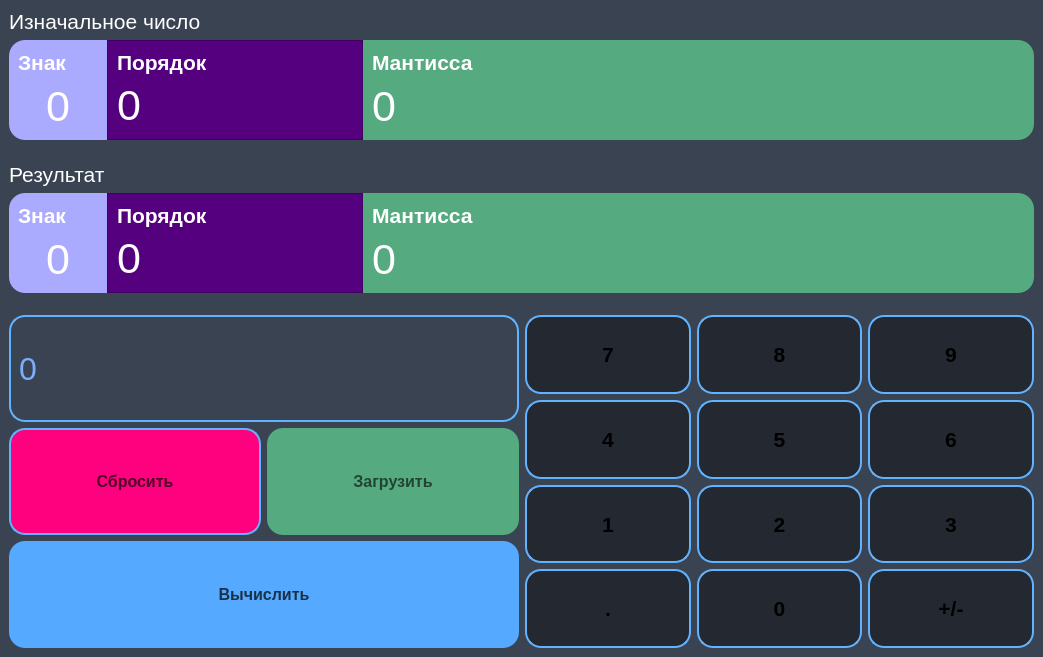
<?xml version="1.0" encoding="UTF-8"?>
<ui version="4.0">
 <class>IEEE</class>
 <widget class="QMainWindow" name="IEEE">
  <property name="geometry">
   <rect>
    <x>0</x>
    <y>0</y>
    <width>1043</width>
    <height>657</height>
   </rect>
  </property>
  <property name="windowTitle">
   <string>IEEE-754</string>
  </property>
  <property name="styleSheet">
   <string notr="true">#content {
	background-color: rgb(58, 67, 81);
	color: rgb(231, 231, 231);
}

#btn_load {
	background-color: rgb(85, 170, 127);
	color: rgb(34, 68, 50);
	border: none;
}

#btn_load:hover {
	background-color: rgb(104, 209, 155);
}

#btn_load:pressed {
	background-color: rgb(42, 85, 63);
	color: rgb(85, 170, 127);
}

#btn_run {
	background-color: rgb(85, 170, 255);
	color: rgb(24, 49, 74);
	border: none;
}

#btn_run:hover {
	background-color: rgb(142, 201, 255);
}

#btn_run:pressed {
	background-color: rgb(24, 49, 74);
	color: rgb(85, 170, 255);
}

#btn_reset {
	background-color: rgb(255, 0, 127);
	color: rgb(81, 0, 40);
	border: 2none;
}

#btn_reset:hover {
	background-color: rgb(255, 89, 169);
}

#btn_reset:pressed {
	background-color: rgb(94, 0, 47);
	color: rgb(255, 0, 127);
}

QPushButton {
	background-color: rgb(35, 40, 49);
	border-radius: 16px;
	border: 2px solid rgb(97, 179, 255);
}

QPushButton[numpad=true] {
	background-color: rgb(35, 40, 49);
	color: rgb(97, 179, 255);
}

QPushButton:hover {
	background-color: rgb(58, 67, 81);
}

QPushButton:pressed {
	background-color: rgb(97, 179, 255);
	color: rgb(35, 40, 49);
}

#label_input {
	border: 2px solid rgb(97, 179, 255);
	border-radius: 16px;
	color: rgb(124, 174, 255);
}

#part_symbol {
	background-color: rgb(170, 170, 255);
    border-top-left-radius: 16px;
	border-bottom-left-radius: 16px;
}

#label_output_symbol {
	color: rgb(255, 255, 255);
}

#label_output_order {
	color: rgb(255, 255, 255);
}

#part_order {
	background-color: rgb(85, 0, 127);
}

#label_output_exp {
	color: rgb(255, 255, 255);
}

#part_exp {
	background-color: rgb(85, 170, 127);
    border-top-right-radius: 16px;
	border-bottom-right-radius: 16px;
}

#part_symbol_res {
	background-color: rgb(170, 170, 255);
    border-top-left-radius: 16px;
	border-bottom-left-radius: 16px;
}

#label_output_symbol_res {
	color: rgb(255, 255, 255);
}

#label_output_order_res {
	color: rgb(255, 255, 255);
}

#part_order_res {
	background-color: rgb(85, 0, 127);
}

#label_output_exp_res {
	color: rgb(255, 255, 255);
}

#part_exp_res {
	background-color: rgb(85, 170, 127);
    border-top-right-radius: 16px;
	border-bottom-right-radius: 16px;
}</string>
  </property>
  <widget class="QWidget" name="content">
   <layout class="QVBoxLayout" name="verticalLayout_12">
    <item>
     <widget class="QLabel" name="label">
      <property name="font">
       <font>
        <weight>50</weight>
        <bold>false</bold>
       </font>
      </property>
      <property name="text">
       <string>&lt;html&gt;&lt;head/&gt;&lt;body&gt;&lt;p&gt;&lt;span style=&quot; font-size:16pt; color:#ffffff;&quot;&gt;Изначальное число&lt;/span&gt;&lt;/p&gt;&lt;/body&gt;&lt;/html&gt;</string>
      </property>
     </widget>
    </item>
    <item>
     <layout class="QHBoxLayout" name="putput">
      <property name="spacing">
       <number>0</number>
      </property>
      <item>
       <widget class="QFrame" name="part_symbol">
        <property name="maximumSize">
         <size>
          <width>98</width>
          <height>16777215</height>
         </size>
        </property>
        <property name="frameShape">
         <enum>QFrame::StyledPanel</enum>
        </property>
        <property name="frameShadow">
         <enum>QFrame::Raised</enum>
        </property>
        <layout class="QVBoxLayout" name="verticalLayout_2">
         <item>
          <widget class="QLabel" name="label_3">
           <property name="font">
            <font>
             <weight>75</weight>
             <bold>true</bold>
            </font>
           </property>
           <property name="text">
            <string>&lt;html&gt;&lt;head/&gt;&lt;body&gt;&lt;p&gt;&lt;span style=&quot; font-size:16pt; color:#ffffff;&quot;&gt;Знак&lt;/span&gt;&lt;/p&gt;&lt;/body&gt;&lt;/html&gt;</string>
           </property>
          </widget>
         </item>
         <item>
          <widget class="QLabel" name="label_output_symbol">
           <property name="font">
            <font>
             <pointsize>32</pointsize>
            </font>
           </property>
           <property name="text">
            <string>0</string>
           </property>
           <property name="alignment">
            <set>Qt::AlignCenter</set>
           </property>
          </widget>
         </item>
        </layout>
       </widget>
      </item>
      <item>
       <widget class="QFrame" name="part_order">
        <property name="maximumSize">
         <size>
          <width>256</width>
          <height>16777215</height>
         </size>
        </property>
        <property name="frameShape">
         <enum>QFrame::StyledPanel</enum>
        </property>
        <property name="frameShadow">
         <enum>QFrame::Raised</enum>
        </property>
        <layout class="QVBoxLayout" name="verticalLayout_4">
         <item>
          <widget class="QLabel" name="label_5">
           <property name="font">
            <font>
             <weight>75</weight>
             <bold>true</bold>
            </font>
           </property>
           <property name="text">
            <string>&lt;html&gt;&lt;head/&gt;&lt;body&gt;&lt;p&gt;&lt;span style=&quot; font-size:16pt; color:#ffffff;&quot;&gt;Порядок&lt;/span&gt;&lt;/p&gt;&lt;/body&gt;&lt;/html&gt;</string>
           </property>
          </widget>
         </item>
         <item>
          <widget class="QLabel" name="label_output_order">
           <property name="font">
            <font>
             <pointsize>32</pointsize>
            </font>
           </property>
           <property name="text">
            <string>0</string>
           </property>
           <property name="alignment">
            <set>Qt::AlignLeading|Qt::AlignLeft|Qt::AlignVCenter</set>
           </property>
          </widget>
         </item>
        </layout>
       </widget>
      </item>
      <item>
       <widget class="QFrame" name="part_exp">
        <property name="frameShape">
         <enum>QFrame::StyledPanel</enum>
        </property>
        <property name="frameShadow">
         <enum>QFrame::Raised</enum>
        </property>
        <layout class="QVBoxLayout" name="verticalLayout_5">
         <item>
          <widget class="QLabel" name="label_6">
           <property name="font">
            <font>
             <weight>75</weight>
             <bold>true</bold>
            </font>
           </property>
           <property name="text">
            <string>&lt;html&gt;&lt;head/&gt;&lt;body&gt;&lt;p&gt;&lt;span style=&quot; font-size:16pt; color:#ffffff;&quot;&gt;Мантисса&lt;/span&gt;&lt;/p&gt;&lt;/body&gt;&lt;/html&gt;</string>
           </property>
          </widget>
         </item>
         <item>
          <widget class="QLabel" name="label_output_exp">
           <property name="font">
            <font>
             <pointsize>32</pointsize>
            </font>
           </property>
           <property name="text">
            <string>0</string>
           </property>
           <property name="alignment">
            <set>Qt::AlignLeading|Qt::AlignLeft|Qt::AlignVCenter</set>
           </property>
          </widget>
         </item>
        </layout>
       </widget>
      </item>
     </layout>
    </item>
    <item>
     <spacer name="verticalSpacer">
      <property name="orientation">
       <enum>Qt::Vertical</enum>
      </property>
      <property name="sizeType">
       <enum>QSizePolicy::Fixed</enum>
      </property>
      <property name="sizeHint" stdset="0">
       <size>
        <width>20</width>
        <height>16</height>
       </size>
      </property>
     </spacer>
    </item>
    <item>
     <widget class="QLabel" name="label_13">
      <property name="font">
       <font>
        <weight>50</weight>
        <bold>false</bold>
       </font>
      </property>
      <property name="text">
       <string>&lt;html&gt;&lt;head/&gt;&lt;body&gt;&lt;p&gt;&lt;span style=&quot; font-size:16pt; color:#ffffff;&quot;&gt;Результат&lt;/span&gt;&lt;/p&gt;&lt;/body&gt;&lt;/html&gt;</string>
      </property>
     </widget>
    </item>
    <item>
     <layout class="QHBoxLayout" name="putput_3">
      <property name="spacing">
       <number>0</number>
      </property>
      <item>
       <widget class="QFrame" name="part_symbol_res">
        <property name="maximumSize">
         <size>
          <width>98</width>
          <height>16777215</height>
         </size>
        </property>
        <property name="frameShape">
         <enum>QFrame::StyledPanel</enum>
        </property>
        <property name="frameShadow">
         <enum>QFrame::Raised</enum>
        </property>
        <layout class="QVBoxLayout" name="verticalLayout_9">
         <item>
          <widget class="QLabel" name="label_10">
           <property name="font">
            <font>
             <weight>75</weight>
             <bold>true</bold>
            </font>
           </property>
           <property name="text">
            <string>&lt;html&gt;&lt;head/&gt;&lt;body&gt;&lt;p&gt;&lt;span style=&quot; font-size:16pt; color:#ffffff;&quot;&gt;Знак&lt;/span&gt;&lt;/p&gt;&lt;/body&gt;&lt;/html&gt;</string>
           </property>
          </widget>
         </item>
         <item>
          <widget class="QLabel" name="label_output_symbol_res">
           <property name="font">
            <font>
             <pointsize>32</pointsize>
            </font>
           </property>
           <property name="text">
            <string>0</string>
           </property>
           <property name="alignment">
            <set>Qt::AlignCenter</set>
           </property>
          </widget>
         </item>
        </layout>
       </widget>
      </item>
      <item>
       <widget class="QFrame" name="part_order_res">
        <property name="maximumSize">
         <size>
          <width>256</width>
          <height>16777215</height>
         </size>
        </property>
        <property name="frameShape">
         <enum>QFrame::StyledPanel</enum>
        </property>
        <property name="frameShadow">
         <enum>QFrame::Raised</enum>
        </property>
        <layout class="QVBoxLayout" name="verticalLayout_10">
         <item>
          <widget class="QLabel" name="label_11">
           <property name="font">
            <font>
             <weight>75</weight>
             <bold>true</bold>
            </font>
           </property>
           <property name="text">
            <string>&lt;html&gt;&lt;head/&gt;&lt;body&gt;&lt;p&gt;&lt;span style=&quot; font-size:16pt; color:#ffffff;&quot;&gt;Порядок&lt;/span&gt;&lt;/p&gt;&lt;/body&gt;&lt;/html&gt;</string>
           </property>
          </widget>
         </item>
         <item>
          <widget class="QLabel" name="label_output_order_res">
           <property name="font">
            <font>
             <pointsize>32</pointsize>
            </font>
           </property>
           <property name="text">
            <string>0</string>
           </property>
           <property name="alignment">
            <set>Qt::AlignLeading|Qt::AlignLeft|Qt::AlignVCenter</set>
           </property>
          </widget>
         </item>
        </layout>
       </widget>
      </item>
      <item>
       <widget class="QFrame" name="part_exp_res">
        <property name="frameShape">
         <enum>QFrame::StyledPanel</enum>
        </property>
        <property name="frameShadow">
         <enum>QFrame::Raised</enum>
        </property>
        <layout class="QVBoxLayout" name="verticalLayout_11">
         <item>
          <widget class="QLabel" name="label_12">
           <property name="font">
            <font>
             <weight>75</weight>
             <bold>true</bold>
            </font>
           </property>
           <property name="text">
            <string>&lt;html&gt;&lt;head/&gt;&lt;body&gt;&lt;p&gt;&lt;span style=&quot; font-size:16pt; color:#ffffff;&quot;&gt;Мантисса&lt;/span&gt;&lt;/p&gt;&lt;/body&gt;&lt;/html&gt;</string>
           </property>
          </widget>
         </item>
         <item>
          <widget class="QLabel" name="label_output_exp_res">
           <property name="font">
            <font>
             <pointsize>32</pointsize>
            </font>
           </property>
           <property name="text">
            <string>0</string>
           </property>
           <property name="alignment">
            <set>Qt::AlignLeading|Qt::AlignLeft|Qt::AlignVCenter</set>
           </property>
          </widget>
         </item>
        </layout>
       </widget>
      </item>
     </layout>
    </item>
    <item>
     <spacer name="verticalSpacer_2">
      <property name="orientation">
       <enum>Qt::Vertical</enum>
      </property>
      <property name="sizeType">
       <enum>QSizePolicy::Fixed</enum>
      </property>
      <property name="sizeHint" stdset="0">
       <size>
        <width>20</width>
        <height>16</height>
       </size>
      </property>
     </spacer>
    </item>
    <item>
     <layout class="QHBoxLayout" name="horizontalLayout_3">
      <item>
       <layout class="QVBoxLayout" name="verticalLayout">
        <item>
         <widget class="QLabel" name="label_input">
          <property name="sizePolicy">
           <sizepolicy hsizetype="Expanding" vsizetype="Expanding">
            <horstretch>0</horstretch>
            <verstretch>0</verstretch>
           </sizepolicy>
          </property>
          <property name="minimumSize">
           <size>
            <width>0</width>
            <height>64</height>
           </size>
          </property>
          <property name="font">
           <font>
            <pointsize>24</pointsize>
           </font>
          </property>
          <property name="text">
           <string>0</string>
          </property>
         </widget>
        </item>
        <item>
         <layout class="QHBoxLayout" name="horizontalLayout">
          <item>
           <widget class="QPushButton" name="btn_reset">
            <property name="sizePolicy">
             <sizepolicy hsizetype="Expanding" vsizetype="Expanding">
              <horstretch>0</horstretch>
              <verstretch>0</verstretch>
             </sizepolicy>
            </property>
            <property name="minimumSize">
             <size>
              <width>0</width>
              <height>64</height>
             </size>
            </property>
            <property name="baseSize">
             <size>
              <width>0</width>
              <height>0</height>
             </size>
            </property>
            <property name="font">
             <font>
              <pointsize>12</pointsize>
              <weight>75</weight>
              <bold>true</bold>
             </font>
            </property>
            <property name="cursor">
             <cursorShape>PointingHandCursor</cursorShape>
            </property>
            <property name="text">
             <string>Сбросить</string>
            </property>
           </widget>
          </item>
          <item>
           <widget class="QPushButton" name="btn_load">
            <property name="sizePolicy">
             <sizepolicy hsizetype="Expanding" vsizetype="Expanding">
              <horstretch>0</horstretch>
              <verstretch>0</verstretch>
             </sizepolicy>
            </property>
            <property name="minimumSize">
             <size>
              <width>0</width>
              <height>64</height>
             </size>
            </property>
            <property name="baseSize">
             <size>
              <width>0</width>
              <height>0</height>
             </size>
            </property>
            <property name="font">
             <font>
              <pointsize>12</pointsize>
              <weight>75</weight>
              <bold>true</bold>
             </font>
            </property>
            <property name="cursor">
             <cursorShape>PointingHandCursor</cursorShape>
            </property>
            <property name="styleSheet">
             <string notr="true"/>
            </property>
            <property name="text">
             <string>Загрузить</string>
            </property>
           </widget>
          </item>
         </layout>
        </item>
        <item>
         <widget class="QPushButton" name="btn_run">
          <property name="sizePolicy">
           <sizepolicy hsizetype="Expanding" vsizetype="Expanding">
            <horstretch>0</horstretch>
            <verstretch>0</verstretch>
           </sizepolicy>
          </property>
          <property name="minimumSize">
           <size>
            <width>0</width>
            <height>64</height>
           </size>
          </property>
          <property name="baseSize">
           <size>
            <width>0</width>
            <height>0</height>
           </size>
          </property>
          <property name="font">
           <font>
            <pointsize>12</pointsize>
            <weight>75</weight>
            <bold>true</bold>
           </font>
          </property>
          <property name="cursor">
           <cursorShape>PointingHandCursor</cursorShape>
          </property>
          <property name="styleSheet">
           <string notr="true"/>
          </property>
          <property name="text">
           <string>Вычислить</string>
          </property>
         </widget>
        </item>
       </layout>
      </item>
      <item>
       <layout class="QGridLayout" name="gridLayout">
        <item row="0" column="0">
         <widget class="QPushButton" name="btn_7">
          <property name="sizePolicy">
           <sizepolicy hsizetype="Expanding" vsizetype="Expanding">
            <horstretch>0</horstretch>
            <verstretch>0</verstretch>
           </sizepolicy>
          </property>
          <property name="font">
           <font>
            <pointsize>16</pointsize>
            <weight>75</weight>
            <bold>true</bold>
           </font>
          </property>
          <property name="cursor">
           <cursorShape>PointingHandCursor</cursorShape>
          </property>
          <property name="text">
           <string>7</string>
          </property>
          <property name="numpad" stdset="0">
           <bool>true</bool>
          </property>
          <attribute name="buttonGroup">
           <string notr="true">btn_group_digits</string>
          </attribute>
         </widget>
        </item>
        <item row="0" column="1">
         <widget class="QPushButton" name="btn_8">
          <property name="sizePolicy">
           <sizepolicy hsizetype="Expanding" vsizetype="Expanding">
            <horstretch>0</horstretch>
            <verstretch>0</verstretch>
           </sizepolicy>
          </property>
          <property name="font">
           <font>
            <pointsize>16</pointsize>
            <weight>75</weight>
            <bold>true</bold>
           </font>
          </property>
          <property name="cursor">
           <cursorShape>PointingHandCursor</cursorShape>
          </property>
          <property name="text">
           <string>8</string>
          </property>
          <property name="numpad" stdset="0">
           <bool>true</bool>
          </property>
          <attribute name="buttonGroup">
           <string notr="true">btn_group_digits</string>
          </attribute>
         </widget>
        </item>
        <item row="1" column="0">
         <widget class="QPushButton" name="btn_4">
          <property name="sizePolicy">
           <sizepolicy hsizetype="Expanding" vsizetype="Expanding">
            <horstretch>0</horstretch>
            <verstretch>0</verstretch>
           </sizepolicy>
          </property>
          <property name="font">
           <font>
            <pointsize>16</pointsize>
            <weight>75</weight>
            <bold>true</bold>
           </font>
          </property>
          <property name="cursor">
           <cursorShape>PointingHandCursor</cursorShape>
          </property>
          <property name="text">
           <string>4</string>
          </property>
          <property name="numpad" stdset="0">
           <bool>true</bool>
          </property>
          <attribute name="buttonGroup">
           <string notr="true">btn_group_digits</string>
          </attribute>
         </widget>
        </item>
        <item row="1" column="1">
         <widget class="QPushButton" name="btn_5">
          <property name="sizePolicy">
           <sizepolicy hsizetype="Expanding" vsizetype="Expanding">
            <horstretch>0</horstretch>
            <verstretch>0</verstretch>
           </sizepolicy>
          </property>
          <property name="font">
           <font>
            <pointsize>16</pointsize>
            <weight>75</weight>
            <bold>true</bold>
           </font>
          </property>
          <property name="cursor">
           <cursorShape>PointingHandCursor</cursorShape>
          </property>
          <property name="text">
           <string>5</string>
          </property>
          <property name="numpad" stdset="0">
           <bool>true</bool>
          </property>
          <attribute name="buttonGroup">
           <string notr="true">btn_group_digits</string>
          </attribute>
         </widget>
        </item>
        <item row="3" column="0">
         <widget class="QPushButton" name="btn_dot">
          <property name="sizePolicy">
           <sizepolicy hsizetype="Expanding" vsizetype="Expanding">
            <horstretch>0</horstretch>
            <verstretch>0</verstretch>
           </sizepolicy>
          </property>
          <property name="font">
           <font>
            <pointsize>16</pointsize>
            <weight>75</weight>
            <bold>true</bold>
           </font>
          </property>
          <property name="cursor">
           <cursorShape>PointingHandCursor</cursorShape>
          </property>
          <property name="text">
           <string>.</string>
          </property>
          <property name="numpad" stdset="0">
           <bool>true</bool>
          </property>
         </widget>
        </item>
        <item row="1" column="2">
         <widget class="QPushButton" name="btn_6">
          <property name="sizePolicy">
           <sizepolicy hsizetype="Expanding" vsizetype="Expanding">
            <horstretch>0</horstretch>
            <verstretch>0</verstretch>
           </sizepolicy>
          </property>
          <property name="font">
           <font>
            <pointsize>16</pointsize>
            <weight>75</weight>
            <bold>true</bold>
           </font>
          </property>
          <property name="cursor">
           <cursorShape>PointingHandCursor</cursorShape>
          </property>
          <property name="text">
           <string>6</string>
          </property>
          <property name="numpad" stdset="0">
           <bool>true</bool>
          </property>
          <attribute name="buttonGroup">
           <string notr="true">btn_group_digits</string>
          </attribute>
         </widget>
        </item>
        <item row="3" column="1">
         <widget class="QPushButton" name="btn_0">
          <property name="sizePolicy">
           <sizepolicy hsizetype="Expanding" vsizetype="Expanding">
            <horstretch>0</horstretch>
            <verstretch>0</verstretch>
           </sizepolicy>
          </property>
          <property name="font">
           <font>
            <pointsize>16</pointsize>
            <weight>75</weight>
            <bold>true</bold>
           </font>
          </property>
          <property name="cursor">
           <cursorShape>PointingHandCursor</cursorShape>
          </property>
          <property name="text">
           <string>0</string>
          </property>
          <property name="numpad" stdset="0">
           <bool>true</bool>
          </property>
          <attribute name="buttonGroup">
           <string notr="true">btn_group_digits</string>
          </attribute>
         </widget>
        </item>
        <item row="2" column="0">
         <widget class="QPushButton" name="btn_1">
          <property name="sizePolicy">
           <sizepolicy hsizetype="Expanding" vsizetype="Expanding">
            <horstretch>0</horstretch>
            <verstretch>0</verstretch>
           </sizepolicy>
          </property>
          <property name="font">
           <font>
            <pointsize>16</pointsize>
            <weight>75</weight>
            <bold>true</bold>
           </font>
          </property>
          <property name="cursor">
           <cursorShape>PointingHandCursor</cursorShape>
          </property>
          <property name="text">
           <string>1</string>
          </property>
          <property name="numpad" stdset="0">
           <bool>true</bool>
          </property>
          <attribute name="buttonGroup">
           <string notr="true">btn_group_digits</string>
          </attribute>
         </widget>
        </item>
        <item row="2" column="1">
         <widget class="QPushButton" name="btn_2">
          <property name="sizePolicy">
           <sizepolicy hsizetype="Expanding" vsizetype="Expanding">
            <horstretch>0</horstretch>
            <verstretch>0</verstretch>
           </sizepolicy>
          </property>
          <property name="font">
           <font>
            <pointsize>16</pointsize>
            <weight>75</weight>
            <bold>true</bold>
           </font>
          </property>
          <property name="cursor">
           <cursorShape>PointingHandCursor</cursorShape>
          </property>
          <property name="text">
           <string>2</string>
          </property>
          <property name="numpad" stdset="0">
           <bool>true</bool>
          </property>
          <attribute name="buttonGroup">
           <string notr="true">btn_group_digits</string>
          </attribute>
         </widget>
        </item>
        <item row="0" column="2">
         <widget class="QPushButton" name="btn_9">
          <property name="sizePolicy">
           <sizepolicy hsizetype="Expanding" vsizetype="Expanding">
            <horstretch>0</horstretch>
            <verstretch>0</verstretch>
           </sizepolicy>
          </property>
          <property name="font">
           <font>
            <pointsize>16</pointsize>
            <weight>75</weight>
            <bold>true</bold>
           </font>
          </property>
          <property name="cursor">
           <cursorShape>PointingHandCursor</cursorShape>
          </property>
          <property name="text">
           <string>9</string>
          </property>
          <property name="numpad" stdset="0">
           <bool>true</bool>
          </property>
          <attribute name="buttonGroup">
           <string notr="true">btn_group_digits</string>
          </attribute>
         </widget>
        </item>
        <item row="2" column="2">
         <widget class="QPushButton" name="btn_3">
          <property name="sizePolicy">
           <sizepolicy hsizetype="Expanding" vsizetype="Expanding">
            <horstretch>0</horstretch>
            <verstretch>0</verstretch>
           </sizepolicy>
          </property>
          <property name="font">
           <font>
            <pointsize>16</pointsize>
            <weight>75</weight>
            <bold>true</bold>
           </font>
          </property>
          <property name="cursor">
           <cursorShape>PointingHandCursor</cursorShape>
          </property>
          <property name="text">
           <string>3</string>
          </property>
          <property name="numpad" stdset="0">
           <bool>true</bool>
          </property>
          <attribute name="buttonGroup">
           <string notr="true">btn_group_digits</string>
          </attribute>
         </widget>
        </item>
        <item row="3" column="2">
         <widget class="QPushButton" name="btn_symbol">
          <property name="sizePolicy">
           <sizepolicy hsizetype="Expanding" vsizetype="Expanding">
            <horstretch>0</horstretch>
            <verstretch>0</verstretch>
           </sizepolicy>
          </property>
          <property name="font">
           <font>
            <pointsize>16</pointsize>
            <weight>75</weight>
            <bold>true</bold>
           </font>
          </property>
          <property name="cursor">
           <cursorShape>PointingHandCursor</cursorShape>
          </property>
          <property name="text">
           <string>+/-</string>
          </property>
          <property name="numpad" stdset="0">
           <bool>true</bool>
          </property>
         </widget>
        </item>
       </layout>
      </item>
     </layout>
    </item>
   </layout>
  </widget>
 </widget>
 <resources/>
 <connections/>
 <buttongroups>
  <buttongroup name="btn_group_digits"/>
 </buttongroups>
</ui>
